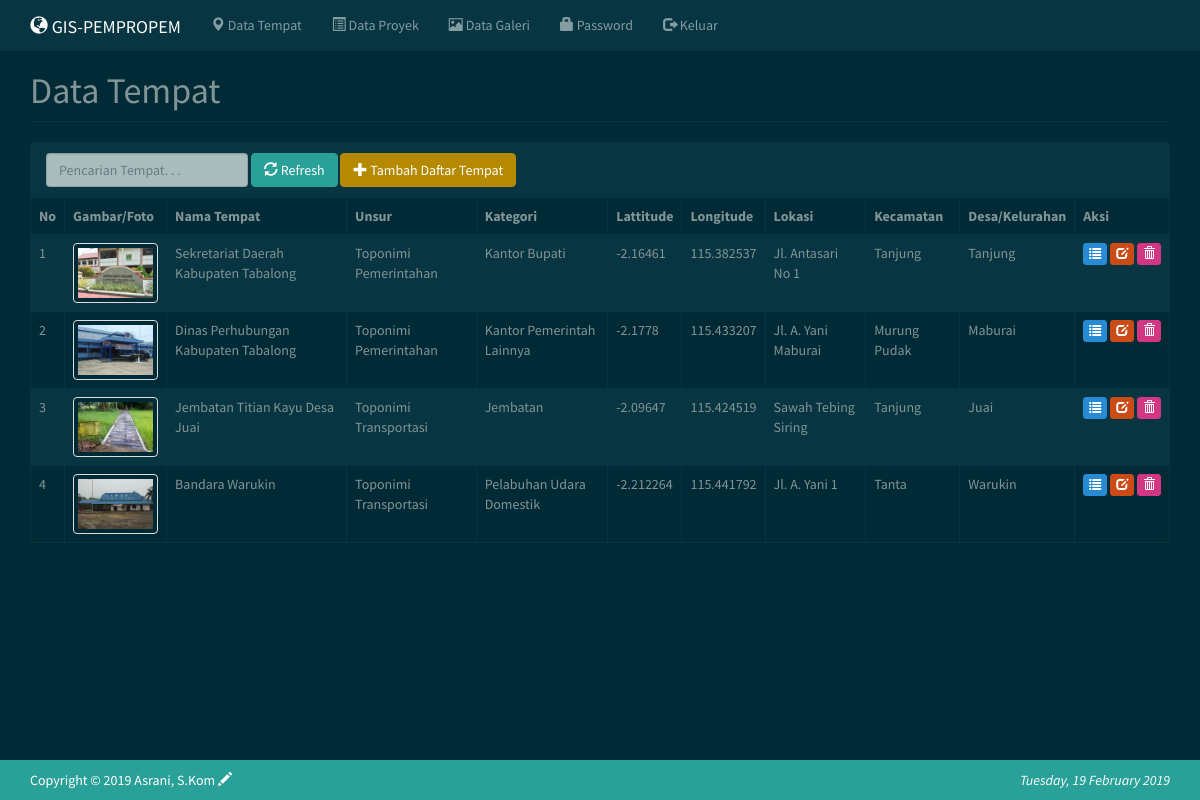
The app's page /index.php?m=tempat (signed in) with its own data.
### tables this page shows
CREATE TABLE `tb_tempat` (
  `id_tempat` int(11) NOT NULL,
  `nama_tempat` varchar(255) DEFAULT NULL,
  `gambar` varchar(255) DEFAULT NULL,
  `id_unsur` int(10) NOT NULL,
  `unsur` varchar(50) NOT NULL,
  `kategori` varchar(60) NOT NULL,
  `lat` double DEFAULT NULL,
  `lng` double DEFAULT NULL,
  `radius` int(10) NOT NULL,
  `lokasi` varchar(255) DEFAULT NULL,
  `id_kecamatan` int(10) NOT NULL,
  `kecamatan` varchar(30) NOT NULL,
  `desa` varchar(30) NOT NULL,
  `keterangan` text,
  `disimpan` date NOT NULL,
  `diupdate` date NOT NULL
);

### functions.php (called while the page is built, shortened)
<?php
include dirname(__FILE__) . '/config.php';
include'includes/ez_sql_core.php';
include'includes/ez_sql_mysqli.php';
$db = new ezSQL_mysqli($config[username], $config[password], $config[database_name], $config[server]);
include'includes/general.php';
$mod = $_GET[m];

### config.php (called while the page is built)
<?php
$config["server"]='localhost';
$config["username"]='root';
$config["password"]='';
$config["database_name"]='gisdata';

### includes/ez_sql_core.php (called while the page is built, shortened)
<?php
	class ezSQLcore
	{
		var $timers           = array();
		function get_host_port( $host, $default = false )
		{
			$port = $default;
			return array( $host, $port );
		}
		function flush()
		{
			$this->last_result = array();
		}
		function get_results($query=null, $output = OBJECT)
		{
			if ( $query )
			{
				$this->query($query);
			}
			if ( $output == OBJECT )
			{
				return $this->last_result;
			}
		}
		function timer_get_cur()
		{
			list($usec, $sec) = explode(" ",microtime());
			return ((float)$usec + (float)$sec);
		}
		function timer_start($timer_name)
		{
			$this->timers[$timer_name] = $this->timer_get_cur();
		}
		function timer_elapsed($timer_name)
		{
			return round($this->timer_get_cur() - $this->timers[$timer_name],2);
		}
	}

### includes/general.php (called while the page is built, shortened)
<?php
function esc_field($str){
    if (!get_magic_quotes_gpc())
        return addslashes($str);
    else
        return $str;
}

### includes/ez_sql_mysqli.php (called while the page is built, shortened)
<?php
	$ezsql_mysqli_str = array
	(
		1 => 'Require $dbuser and $dbpassword to connect to a database server',
		2 => 'Error establishing mySQLi database connection. Correct user/password? Correct hostname? Database server running?',
		3 => 'Require $dbname to select a database',
		4 => 'mySQLi database connection is not active',
		5 => 'Unexpected error while trying to select database'
	);
	class ezSQL_mysqli extends ezSQLcore
	{
		function connect($dbuser='', $dbpassword='', $dbhost='localhost', $dbport=false)
		{
			global $ezsql_mysqli_str; $return_val = false;
			if ( ! $dbuser )
			{
				$this->register_error($ezsql_mysqli_str[1].' in '.__FILE__.' on line '.__LINE__);
				$this->show_errors ? trigger_error($ezsql_mysqli_str[1],E_USER_WARNING) : null;
			}
			else
			{
				$this->dbh = new mysqli($dbhost,$dbuser,$dbpassword, '', $dbport);
				if( $this->dbh->connect_errno )
				{
					$this->register_error($ezsql_mysqli_str[2].' in '.__FILE__.' on line '.__LINE__);
					$this->show_errors ? trigger_error($ezsql_mysqli_str[2],E_USER_WARNING) : null;
				}
				else
				{
					$return_val = true;
				}
			}
			return $return_val;
		}
		function query($query)
		{
			$return_val = 0;
			$query = trim($query);
			$this->result = @$this->dbh->query($query);
			if ( preg_match("/^(insert|delete|update|replace|truncate|drop|create|alter|begin|commit|rollback|set|lock|unlock|call)/i",$query) )
			{
				$is_insert = true;
				$this->rows_affected = @$this->dbh->affected_rows;
				if ( preg_match("/^(insert|replace)\s+/i",$query) )
				{
					$this->insert_id = @$this->dbh->insert_id;
				}
				$return_val = $this->rows_affected;
			}
			else
			{
				$is_insert = false;
				$i=0;
				$num_rows=0;
				while ( $row = @$this->result->fetch_object() )
				{
					$num_rows++;
				}
				$this->num_rows = $num_rows;
				$return_val = $this->num_rows;
			}
			return $return_val;
		}
	}

### tempat.php (the view, shortened to what this page needs)
<div class="page-header">
    <h1>Data Tempat</h1>
</div>
<div class="panel panel-default">
    <div class="panel-heading">
        <form class="form-inline">
            <div class="form-group">
                <input class="form-control" type="text" placeholder="Pencarian Tempat. . ." name="q" value="<?=$_GET['q']?>" />
                <button class="btn btn-success"><span class="glyphicon glyphicon-refresh"></span> Refresh</button>
                <a class="btn btn-primary" href="?m=tempat_tambah"><span class="glyphicon glyphicon-plus"></span> Tambah Daftar Tempat</a>
            </div>
        </form>
    </div>
    <div class="table-responsive">
        <table class="table table-bordered table-hover table-striped">
        <thead>
            <tr class="nw">
                <th>No</th>
                <th>Gambar/Foto</th>
                <th>Nama Tempat</th>
				<th>Unsur</th>
                <th>Kategori</th>
                <th>Lattitude</th>
                <th>Longitude</th>
                <th>Lokasi</th>
                <th>Kecamatan</th>
                <th>Desa/Kelurahan</th>
                <th>Aksi</th>
            </tr>
        </thead>
        <?php
        $q = esc_field($_GET['q']);
        $sql = "SELECT *
            FROM tb_tempat p
            WHERE nama_tempat LIKE '%$q%'
            ORDER BY id_tempat";
        $rows = $db->get_results($sql);
        foreach($rows as $rowt):?>
       <tr>
            <td><?=++$no?></td>
            <td><img class="thumbnail" height="60" src="assets/images/tempat/small_<?=$rowt->gambar?>" /></td>
            <td><?=$rowt->nama_tempat?></td>
			<td><?=$rowt->unsur?></td>
            <td><?=$rowt->kategori?></td>
            <td><?=$rowt->lat?></td>
            <td><?=$rowt->lng?></td>
            <td><?=$rowt->lokasi?></td>
            <td><?=$rowt->kecamatan?></td>
            <td><?=$rowt->desa?></td>
            <td class="nw">
				<a class="btn btn-xs btn-info" href="?m=proyek_list&IDT=<?=$rowt->id_tempat?>"><span class="glyphicon glyphicon-list"></span></a>
                <a class="btn btn-xs btn-warning" href="?m=tempat_ubah&IDT=<?=$rowt->id_tempat?>"><span class="glyphicon glyphicon-edit"></span></a>
                <a class="btn btn-xs btn-danger" href="aksi.php?act=tempat_hapus&IDT=<?=$rowt->id_tempat?>" onclick="return confirm('Menghapus Data Tempat Akan Menghapus Data Proyek dan Galeri Yang Bersangkutan?')"><span class="glyphicon glyphicon-trash"></span></a>
			</td>
        </tr>
        <?php endforeach;    ?>
        </table>
    </div>
</div>

### index.php (shortened to what this page needs)
<?php
include 'functions.php';
?>
<!DOCTYPE html>
<html lang="id">
  <head>
    <link href="assets/css/solar-bootstrap.min.css" rel="stylesheet"/>
    <link href="assets/css/general.css" rel="stylesheet"/>
  </head>
  <body>
    <nav class="navbar navbar-default navbar-static-top">
      <div class="container">
        <div class="navbar-header">
          <a class="navbar-brand" href="?"><span class="glyphicon glyphicon-globe" ></span> GIS-PEMPROPEM </a>
        </div>
        <div id="navbar" class="navbar-collapse collapse">
          <ul class="nav navbar-nav">
            <?php if($_SESSION['login']):?>
            <li><a href="?m=tempat"><span class="glyphicon glyphicon-map-marker"></span> Data Tempat</a></li>
			<li><a href="?m=proyek"><span class="glyphicon glyphicon-list-alt"></span> Data Proyek</a></li>
            <li><a href="?m=galeri"><span class="glyphicon glyphicon-picture"></span> Data Galeri</a></li>
            <li><a href="?m=password"><span class="glyphicon glyphicon-lock"></span> Password</a></li>
            <li><a href="aksi.php?act=logout"><span class="glyphicon glyphicon-log-out"></span> Keluar</a></li>
            <?php endif?>
          </ul>
        </div>
      </div>
    </nav>
    <div class="container">
    <?php
        if(file_exists($mod.'.php'))
            include $mod.'.php';
        else
            include 'home.php';
    ?>
    </div>
	<footer class="footer bg-success">
      <div class="container">
        <p>Copyright &copy; <?=date('Y')?> Asrani, S.Kom <span class="glyphicon glyphicon-pencil"></span><em class="pull-right"><?php
																				 $tgl=date('l, d F Y', strtotime(date('d-m-Y')));
																				 echo $tgl;
																				 ?></em></p>
      </div>
    </footer>
</body>
</html>

### assets/css/general.css (style rules this page uses)
html { position: relative; min-height: 100%; }
body { margin-bottom: 70px; }
.footer { position: absolute; bottom: 0; width: 100%; height: 40px; }
.footer .container p { margin: 10px 0; }
.nw { white-space: nowrap; }
.table .thumbnail { margin: 0; }
.page-header { margin-top: 0; padding-bottom: 0; }
.page-header h1 { margin-top: 0; }

### records on screen
tb_tempat: gambar (picture), nama_tempat "Sekretariat Daerah Kabupaten Tabalong", unsur "Toponimi Pemerintahan", kategori "Kantor Bupati", lat "-2.16461", lng "115.382537", lokasi "Jl. Antasari No 1", kecamatan "Tanjung", desa "Tanjung"
tb_tempat: gambar (picture), nama_tempat "Dinas Perhubungan Kabupaten Tabalong", unsur "Toponimi Pemerintahan", kategori "Kantor Pemerintah Lainnya", lat "-2.1778", lng "115.433207", lokasi "Jl. A. Yani Maburai", kecamatan "Murung Pudak", desa "Maburai"
tb_tempat: gambar (picture), nama_tempat "Jembatan Titian Kayu Desa Juai", unsur "Toponimi Transportasi", kategori "Jembatan", lat "-2.09647", lng "115.424519", lokasi "Sawah Tebing Siring", kecamatan "Tanjung", desa "Juai"
tb_tempat: gambar (picture), nama_tempat "Bandara Warukin", unsur "Toponimi Transportasi", kategori "Pelabuhan Udara Domestik", lat "-2.212264", lng "115.441792", lokasi "Jl. A. Yani 1", kecamatan "Tanta", desa "Warukin"

### other values on screen
$tgl "Tuesday, 19 February 2019"
